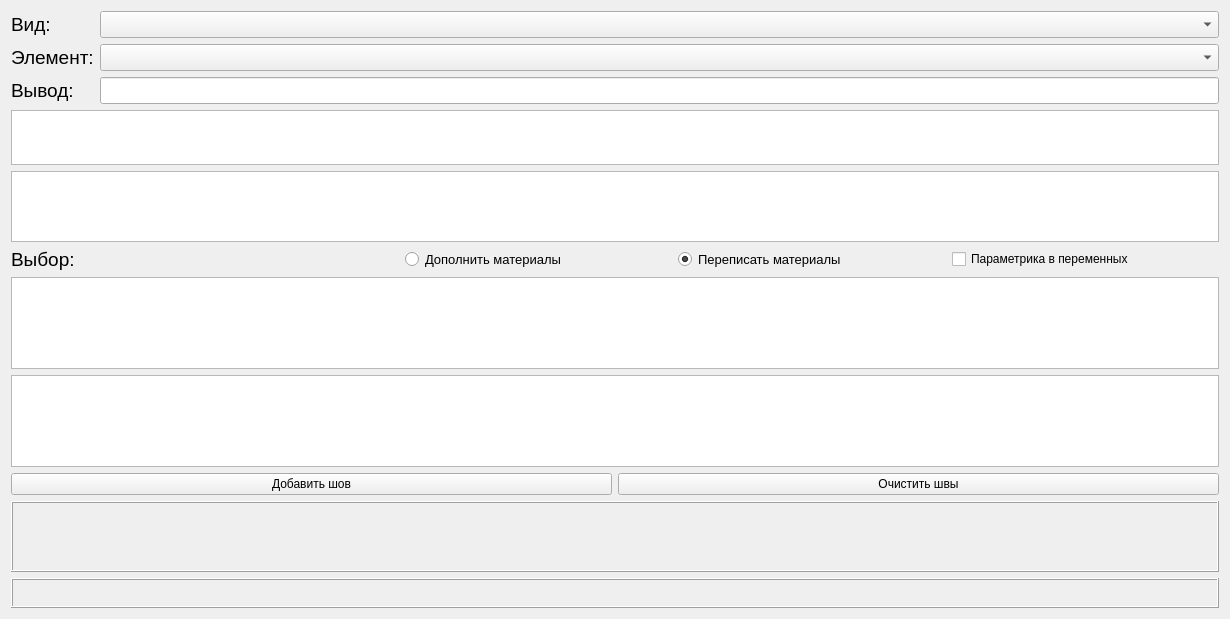
<?xml version="1.0" encoding="UTF-8"?>
<ui version="4.0">
 <class>Dialog</class>
 <widget class="QDialog" name="Dialog">
  <property name="geometry">
   <rect>
    <x>0</x>
    <y>0</y>
    <width>1230</width>
    <height>619</height>
   </rect>
  </property>
  <property name="windowTitle">
   <string>Dialog</string>
  </property>
  <layout class="QVBoxLayout" name="verticalLayout_3">
   <item>
    <layout class="QHBoxLayout" name="horizontalLayout">
     <item>
      <layout class="QVBoxLayout" name="verticalLayout">
       <item>
        <widget class="QLabel" name="label">
         <property name="maximumSize">
          <size>
           <width>88</width>
           <height>16777215</height>
          </size>
         </property>
         <property name="font">
          <font>
           <pointsize>14</pointsize>
          </font>
         </property>
         <property name="text">
          <string>Вид:</string>
         </property>
        </widget>
       </item>
       <item>
        <widget class="QLabel" name="label_2">
         <property name="maximumSize">
          <size>
           <width>88</width>
           <height>16777215</height>
          </size>
         </property>
         <property name="font">
          <font>
           <pointsize>14</pointsize>
          </font>
         </property>
         <property name="text">
          <string>Элемент:</string>
         </property>
        </widget>
       </item>
       <item>
        <widget class="QLabel" name="label_3">
         <property name="font">
          <font>
           <pointsize>14</pointsize>
          </font>
         </property>
         <property name="text">
          <string>Вывод:</string>
         </property>
        </widget>
       </item>
      </layout>
     </item>
     <item>
      <layout class="QVBoxLayout" name="verticalLayout_2">
       <item>
        <widget class="QComboBox" name="combo1">
         <property name="enabled">
          <bool>true</bool>
         </property>
         <property name="font">
          <font>
           <pointsize>12</pointsize>
          </font>
         </property>
        </widget>
       </item>
       <item>
        <widget class="QComboBox" name="combo2">
         <property name="font">
          <font>
           <pointsize>12</pointsize>
          </font>
         </property>
        </widget>
       </item>
       <item>
        <widget class="QLineEdit" name="lineEdit">
         <property name="font">
          <font>
           <pointsize>12</pointsize>
          </font>
         </property>
         <property name="text">
          <string/>
         </property>
        </widget>
       </item>
      </layout>
     </item>
    </layout>
   </item>
   <item>
    <widget class="QTextEdit" name="textEdit">
     <property name="maximumSize">
      <size>
       <width>16777215</width>
       <height>55</height>
      </size>
     </property>
     <property name="cursor" stdset="0">
      <cursorShape>UpArrowCursor</cursorShape>
     </property>
     <property name="focusPolicy">
      <enum>Qt::NoFocus</enum>
     </property>
     <property name="frameShape">
      <enum>QFrame::StyledPanel</enum>
     </property>
     <property name="frameShadow">
      <enum>QFrame::Raised</enum>
     </property>
     <property name="readOnly">
      <bool>true</bool>
     </property>
     <property name="markdown">
      <string/>
     </property>
     <property name="html">
      <string>&lt;!DOCTYPE HTML PUBLIC &quot;-//W3C//DTD HTML 4.0//EN&quot; &quot;http://www.w3.org/TR/REC-html40/strict.dtd&quot;&gt;
&lt;html&gt;&lt;head&gt;&lt;meta name=&quot;qrichtext&quot; content=&quot;1&quot; /&gt;&lt;style type=&quot;text/css&quot;&gt;
p, li { white-space: pre-wrap; }
&lt;/style&gt;&lt;/head&gt;&lt;body style=&quot; font-family:'MS Shell Dlg 2'; font-size:8.25pt; font-weight:400; font-style:normal;&quot;&gt;
&lt;p style=&quot;-qt-paragraph-type:empty; margin-top:0px; margin-bottom:0px; margin-left:0px; margin-right:0px; -qt-block-indent:0; text-indent:0px;&quot;&gt;&lt;br /&gt;&lt;/p&gt;&lt;/body&gt;&lt;/html&gt;</string>
     </property>
    </widget>
   </item>
   <item>
    <widget class="QTableWidget" name="tbl_filtr">
     <property name="minimumSize">
      <size>
       <width>0</width>
       <height>71</height>
      </size>
     </property>
     <property name="maximumSize">
      <size>
       <width>16777215</width>
       <height>71</height>
      </size>
     </property>
     <property name="font">
      <font>
       <pointsize>12</pointsize>
      </font>
     </property>
     <property name="focusPolicy">
      <enum>Qt::ClickFocus</enum>
     </property>
     <property name="selectionMode">
      <enum>QAbstractItemView::ContiguousSelection</enum>
     </property>
     <property name="selectionBehavior">
      <enum>QAbstractItemView::SelectItems</enum>
     </property>
    </widget>
   </item>
   <item>
    <layout class="QHBoxLayout" name="horizontalLayout_2">
     <item>
      <widget class="QLabel" name="label_4">
       <property name="font">
        <font>
         <pointsize>14</pointsize>
        </font>
       </property>
       <property name="text">
        <string>Выбор:</string>
       </property>
      </widget>
     </item>
     <item>
      <spacer name="horizontalSpacer">
       <property name="orientation">
        <enum>Qt::Horizontal</enum>
       </property>
       <property name="sizeType">
        <enum>QSizePolicy::Ignored</enum>
       </property>
       <property name="sizeHint" stdset="0">
        <size>
         <width>120</width>
         <height>20</height>
        </size>
       </property>
      </spacer>
     </item>
     <item>
      <widget class="QRadioButton" name="optbtn_new_mat">
       <property name="font">
        <font>
         <pointsize>10</pointsize>
        </font>
       </property>
       <property name="text">
        <string>Дополнить материалы</string>
       </property>
       <property name="checked">
        <bool>false</bool>
       </property>
      </widget>
     </item>
     <item>
      <widget class="QRadioButton" name="optbtn_dop_mat">
       <property name="font">
        <font>
         <pointsize>10</pointsize>
        </font>
       </property>
       <property name="text">
        <string>Переписать материалы</string>
       </property>
       <property name="checked">
        <bool>true</bool>
       </property>
      </widget>
     </item>
     <item>
      <widget class="QCheckBox" name="chbox_edit_combos">
       <property name="text">
        <string>Параметрика в переменных</string>
       </property>
      </widget>
     </item>
    </layout>
   </item>
   <item>
    <widget class="QTableWidget" name="tab_vib">
     <property name="font">
      <font>
       <pointsize>12</pointsize>
      </font>
     </property>
     <property name="focusPolicy">
      <enum>Qt::ClickFocus</enum>
     </property>
     <property name="selectionMode">
      <enum>QAbstractItemView::ContiguousSelection</enum>
     </property>
     <property name="selectionBehavior">
      <enum>QAbstractItemView::SelectItems</enum>
     </property>
    </widget>
   </item>
   <item>
    <widget class="QTableWidget" name="tbl_summ_vib"/>
   </item>
   <item>
    <layout class="QHBoxLayout" name="horizontalLayout_3">
     <item>
      <widget class="QPushButton" name="btn_add_weld">
       <property name="focusPolicy">
        <enum>Qt::NoFocus</enum>
       </property>
       <property name="text">
        <string>Добавить шов</string>
       </property>
      </widget>
     </item>
     <item>
      <widget class="QPushButton" name="btn_del_welds">
       <property name="focusPolicy">
        <enum>Qt::NoFocus</enum>
       </property>
       <property name="text">
        <string>Очистить швы</string>
       </property>
      </widget>
     </item>
    </layout>
   </item>
   <item>
    <widget class="QLabel" name="lbl_prim">
     <property name="minimumSize">
      <size>
       <width>631</width>
       <height>71</height>
      </size>
     </property>
     <property name="font">
      <font>
       <pointsize>10</pointsize>
      </font>
     </property>
     <property name="frameShape">
      <enum>QFrame::Box</enum>
     </property>
     <property name="frameShadow">
      <enum>QFrame::Raised</enum>
     </property>
     <property name="text">
      <string/>
     </property>
    </widget>
   </item>
   <item>
    <widget class="QLabel" name="lbl_info_dxf">
     <property name="minimumSize">
      <size>
       <width>631</width>
       <height>30</height>
      </size>
     </property>
     <property name="maximumSize">
      <size>
       <width>16777215</width>
       <height>30</height>
      </size>
     </property>
     <property name="font">
      <font>
       <pointsize>14</pointsize>
      </font>
     </property>
     <property name="frameShape">
      <enum>QFrame::Box</enum>
     </property>
     <property name="frameShadow">
      <enum>QFrame::Raised</enum>
     </property>
     <property name="text">
      <string/>
     </property>
    </widget>
   </item>
  </layout>
 </widget>
 <resources/>
 <connections/>
</ui>
